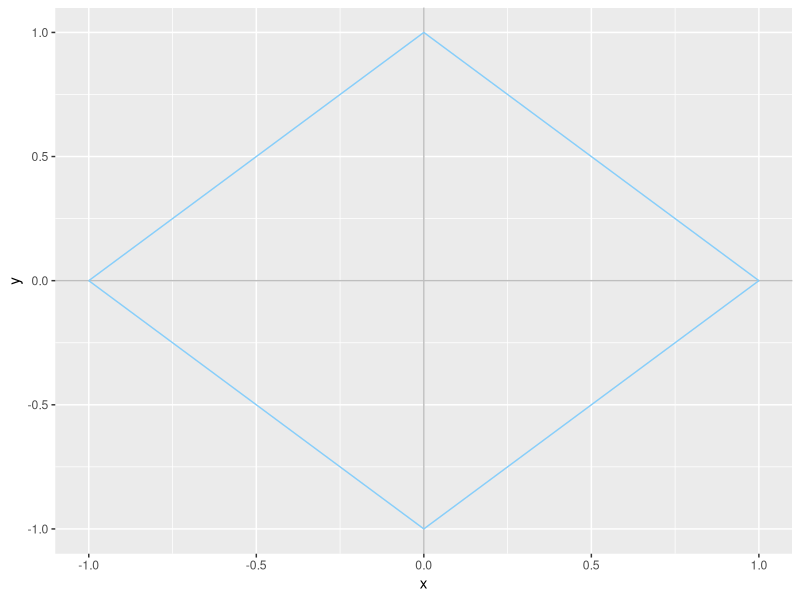
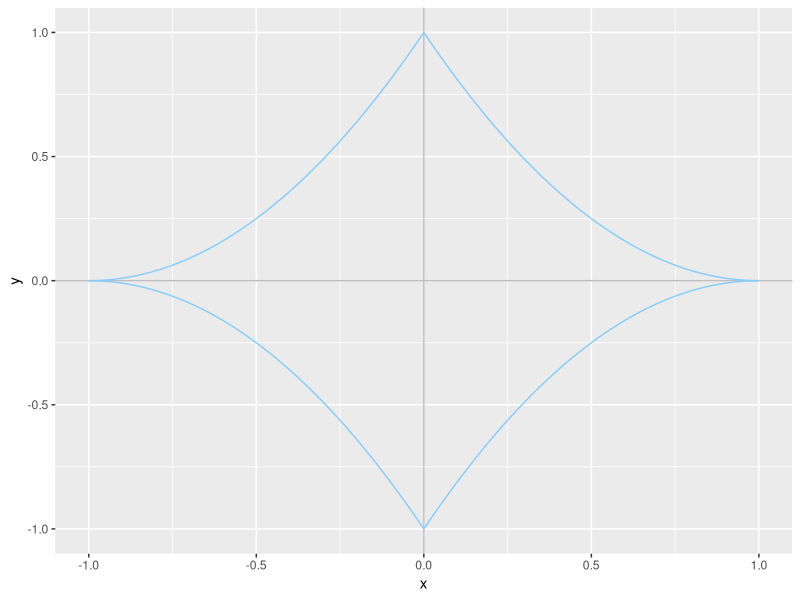

These charts were generated, in order, by the following R code:
## ---- chunk 1
#| label: D1
#| echo: false
#| warning: false
#| message: false
#| cache: true
#| out-width: 30%
#| fig-align: 'center'
#| fig-format: svg
#| fig-width: 2
#| fig-height: 2
library(ggplot2)

base_axes <- function(a, b) {
  # shorthand to set up Cartesian axes over a < x < b 
  ggplot(data.frame(x=c(a, b)), aes(x=x)) +
  # add axis lines to help guide plots
  geom_vline(xintercept=0, colour="grey") +
  geom_hline(yintercept=0, colour="grey")
}

base_axes(-1,1) +
  stat_function(fun=function(x){x-1}, colour="lightskyblue") +
  stat_function(fun=function(x){x+1}, colour="lightskyblue") +
  stat_function(fun=function(x){-(x-1)}, colour="lightskyblue") +
  stat_function(fun=function(x){-(x+1)}, colour="lightskyblue") +
  ylim(-1,1)
## ---- chunk 2
#| label: D2
#| echo: false
#| warning: false
#| message: false
#| cache: true
#| out-width: 30%
#| fig-align: 'center'
#| fig-format: svg
#| fig-width: 2
#| fig-height: 2

base_axes(-1,1) +
  stat_function(fun=function(x){(x-1)**2}, colour="lightskyblue") +
  stat_function(fun=function(x){(x+1)**2}, colour="lightskyblue") +
  stat_function(fun=function(x){-(x-1)**2}, colour="lightskyblue") +
  stat_function(fun=function(x){-(x+1)**2}, colour="lightskyblue") +
  ylim(-1,1)
